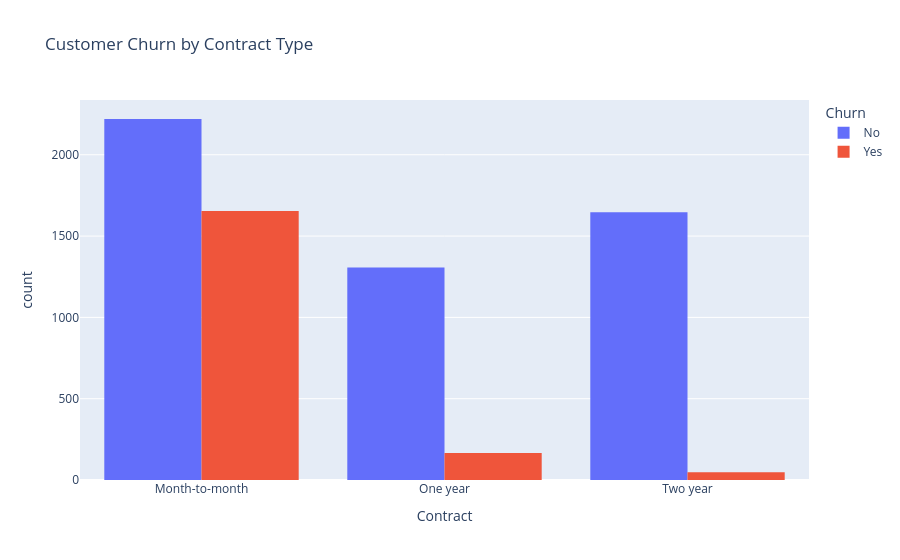

This figure's notebook cell:
### Code cell
fig = px.histogram(
    df,
    x='Contract',
    color='Churn',
    barmode='group',
    title='Customer Churn by Contract Type'
)

fig.show()

### Figure 1 — Plotly figure (JSON) as saved in the notebook; plotly's stock layout.template omitted (floating-point values rounded to 4 significant figures; data arrays with more than 128 entries replaced by an {"elided": "..."} marker saying what was removed)
{"data": [{"alignmentgroup": "True", "bingroup": "x", "hovertemplate": "Churn=No<br>Contract=%{x}<br>count=%{y}<extra></extra>", "legendgroup": "No", "marker": {"color": "#636efa", "pattern": {"shape": ""}}, "name": "No", "offsetgroup": "No", "orientation": "v", "showlegend": true, "type": "histogram", "x": {"elided": "5174 str values"}, "xaxis": "x", "yaxis": "y"}, {"alignmentgroup": "True", "bingroup": "x", "hovertemplate": "Churn=Yes<br>Contract=%{x}<br>count=%{y}<extra></extra>", "legendgroup": "Yes", "marker": {"color": "#EF553B", "pattern": {"shape": ""}}, "name": "Yes", "offsetgroup": "Yes", "orientation": "v", "showlegend": true, "type": "histogram", "x": {"elided": "1869 str values"}, "xaxis": "x", "yaxis": "y"}], "layout": {"barmode": "group", "legend": {"title": {"text": "Churn"}, "tracegroupgap": 0}, "title": {"text": "Customer Churn by Contract Type"}, "xaxis": {"anchor": "y", "domain": [0, 1], "title": {"text": "Contract"}}, "yaxis": {"anchor": "x", "domain": [0, 1], "title": {"text": "count"}}}}
